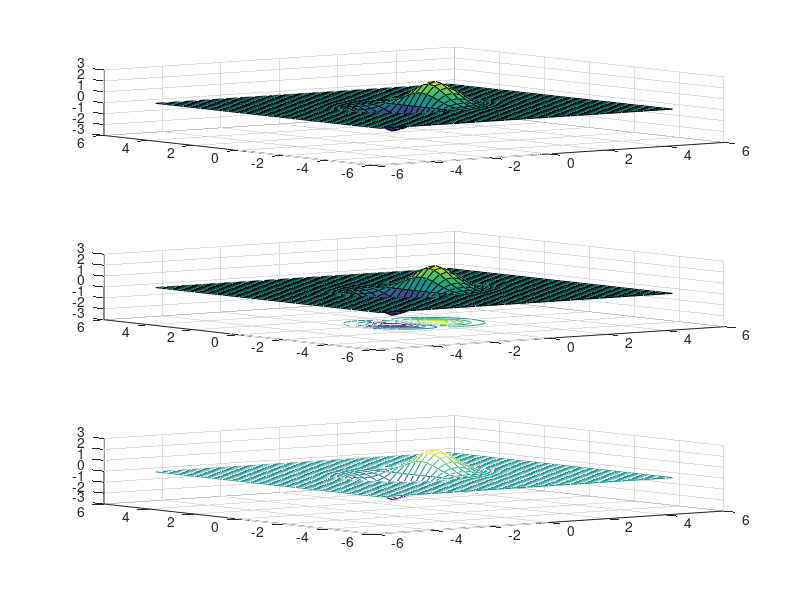
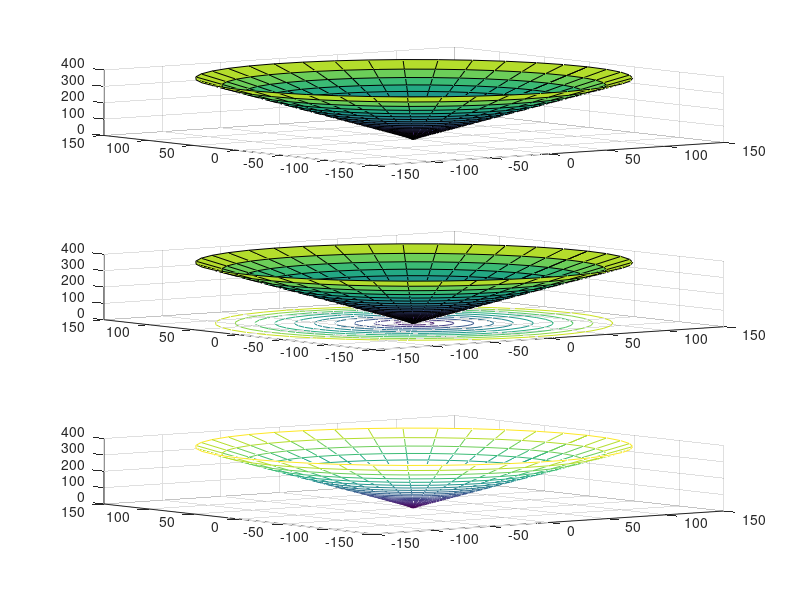
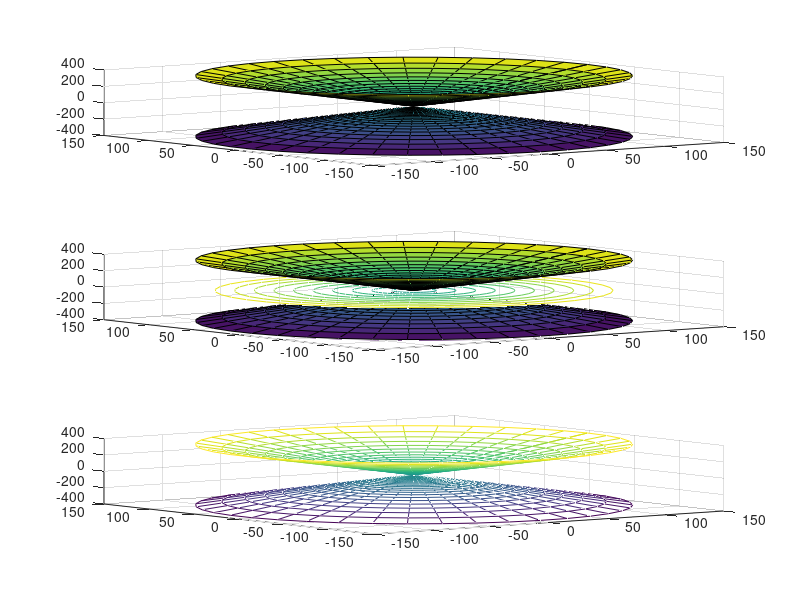

MATLAB code to generate these figures, in order:
%% Пример 2
t = 0:.1:6*pi;
x = sin(t);
y = 2*cos(t);
plot3(x,y,t, "b")
line ([-1,-1],[-21.9911485751,18.0088514249],[0,20])
%% Пример 
[X,Y] = meshgrid(-pi:.1:pi, -pi:.1:pi);
Z = 20 -X.^2 -Y.^2;
surf(X,Y,Z);
line ([0,0],[-1,-3],[19,20]);
R = 0.1;
fi = 0:.1:6*pi;
r = R*fi;
x = r.*cos(fi);
y = r.*sin(fi);
z = 20 -x.^2 -y.^2;
hold on;
plot3(x,y,z);
z = 0.*z;
plot3(x,y,z);
hold off
%% Задание 1
a = 1;
b = 2;
c = 3;
d = 4;
[X,Y]=meshgrid(1:.5:10,1:.5:10);
Z = -(d/c) - (b/c).*Y - (a/c).*X;
surf(X,Y,Z)
%% Задание 2.A
a = 5;
[X,Y] = meshgrid(-5:.1:5, -5:.1:5);
Z = (a .* sin ((X.^2+Y.^2).^(1/2)))./((X.^2+Y.^2).^(1/2));
subplot(2,1,1)
mesh(X,Y,Z);
subplot(2,1,2)
plot3(X,Y,Z)
%% Задание 2.Б
[X,Y] = meshgrid(-5:.1:5, -5:.1:5);
Z = -X.*sin(X)-Y.*cos(Y);
subplot(2,1,1)
mesh(X,Y,Z);
subplot(2,1,2)
plot3(X,Y,Z)
%% Задание 3.1(a)
a = 5;
[X,Y] = meshgrid(-5:0.25:5,-5:0.25:5);
Z = a.*X.*exp(-X.^2-Y.^2);
subplot(3,1,1);
surf(X,Y,Z);
subplot(3,1,2);
surfc(X,Y,Z);
subplot(3,1,3);
mesh(X,Y,Z);
%% Задание 3.2(b)
a = 2;
c = 5;
alpha1 = 0; alpha2 = 5; beta1 = 0; beta2 = 2*pi;
N1 = 40; N2 = 40;
alpha = linspace(alpha1, alpha2, N1);
beta = linspace(beta1, beta2, N2);
[Alpha, Beta] = meshgrid(alpha, beta);
x =a .* cosh(Alpha).*cos(Beta);
y =a .* cosh(Alpha).*sin(Beta);
z =c .* sinh(Alpha);
figure
subplot(3,1,1);
surf(x,y,z);
subplot(3,1,2);
surfc(x,y,z);
subplot(3,1,3);
mesh(x,y,z);
%% Задание 3.3(d)
a = 2;
c = 5;
alpha1 = 0; alpha2 = 5; beta1 = 0; beta2 = 2*pi;
N1 = 40; N2 = 40;
alpha = linspace(alpha1, alpha2, N1);
beta = linspace(beta1, beta2, N2);
[Alpha, Beta] = meshgrid(alpha, beta);
x =a .* sinh(Alpha).*cos(Beta);
y =a .* sinh(Alpha).*sin(Beta);
z =c .* cosh(Alpha);
figure
subplot(3,1,1);
surf(x,y,z);
hold on
surf(x,y,-z);
hold off
subplot(3,1,2);
surfc(x,y,z);
hold on
surfc(x,y,-z);
hold off
subplot(3,1,3);
mesh(x,y,z);
hold on
mesh(x,y,-z);
hold off